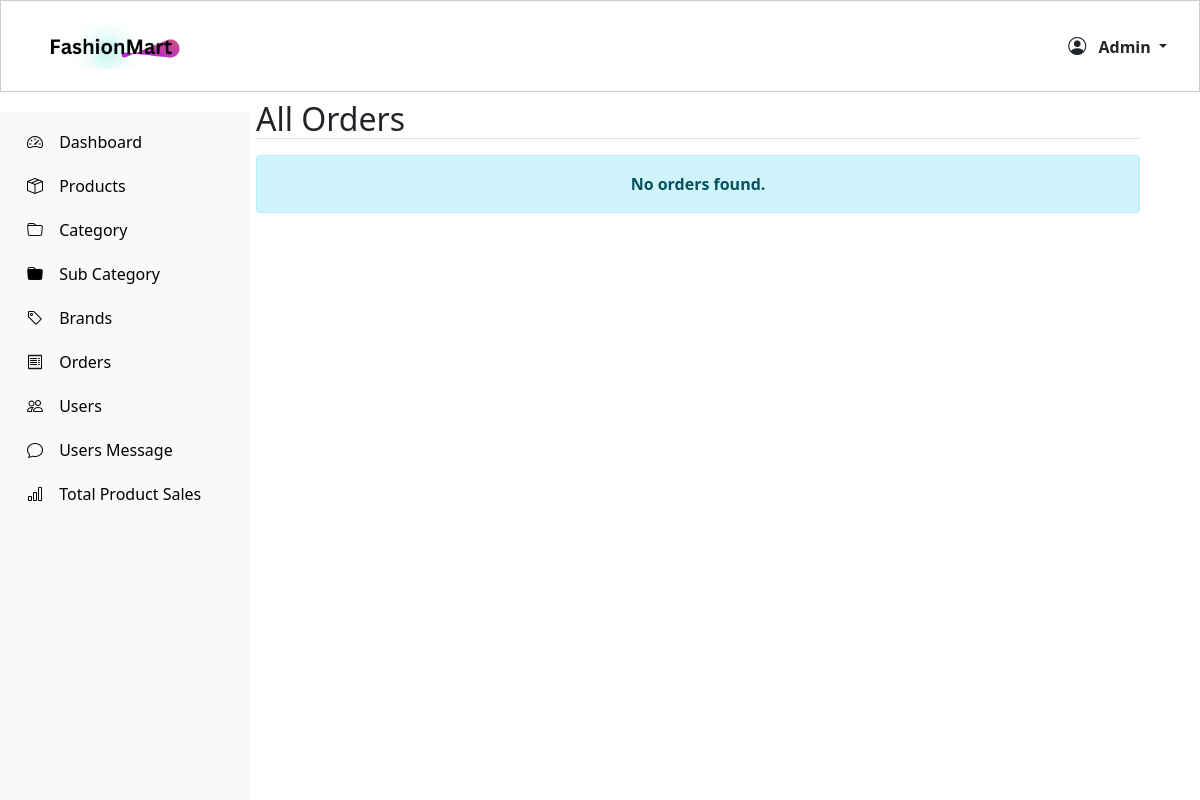
The app's page /adminDashboard/orders/, older data.
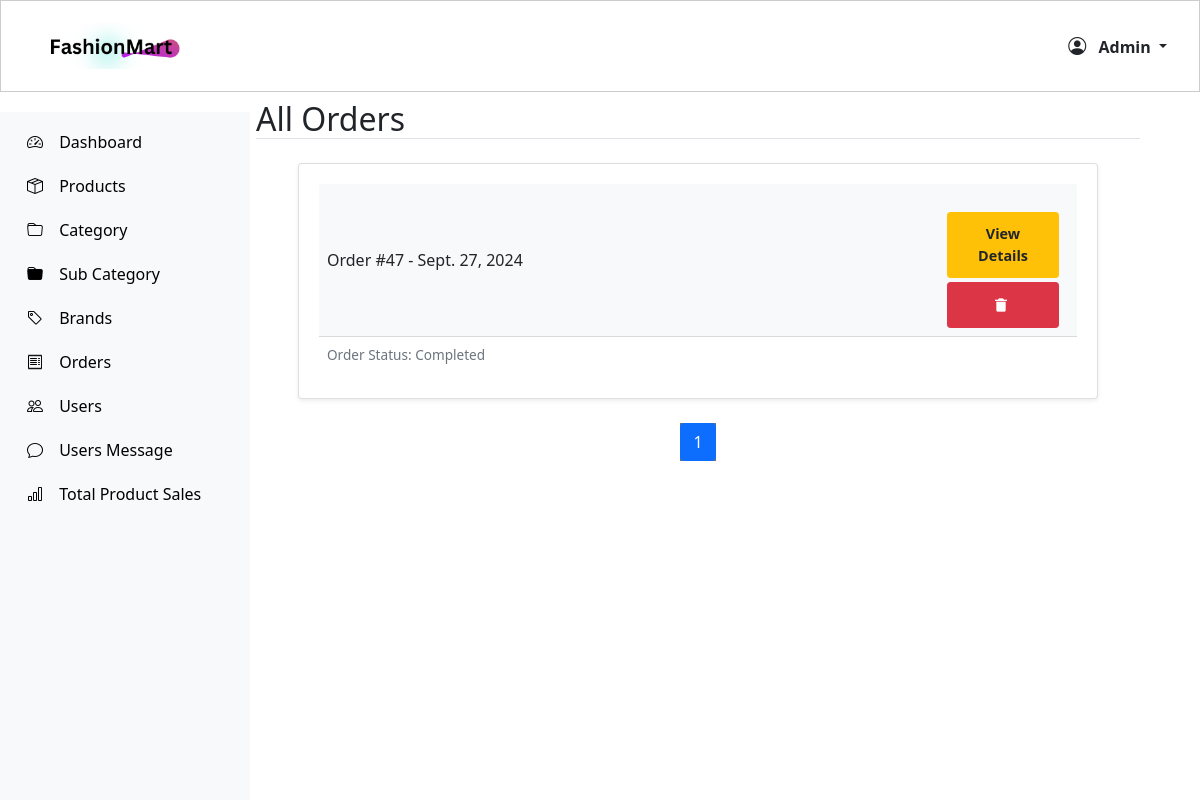
The same page, newer data.
### myeSite/models.py (models this page shows)
class UserOrder(models.Model):
    STATUS_CHOICES = [
        ('Pending', 'Pending'),
        ('Received', 'Received'),
        ('Completed', 'Completed'),
    ]
    user = models.ForeignKey(User, on_delete=models.CASCADE)
    shipping_add = models.CharField(max_length=100, default="drn")
    shipping_city = models.CharField(max_length=100, default="drn")
    fullname_ship = models.CharField(max_length=100, default="ram")
    shipping_option = models.CharField(max_length=100, default="standard")
    billing_add = models.CharField(max_length=100, default="brt")
    billing_city = models.CharField(max_length=100, default="brt")
    fullname_bill = models.CharField(max_length=100, default="shyam")
    contact_number = models.CharField(max_length=14, blank=False, null=False, default="9898989898")  # Add contact_number field
    order_date = models.DateField(default=datetime.datetime.today)
    total_amount = models.DecimalField(max_digits=10, decimal_places=2, default=0.00)
    status = models.CharField(max_length=20, choices=STATUS_CHOICES, default='Pending')

### myeSite/views.py (the view)
# urls.py: path('adminDashboard/orders/', views.Orders, name='orders'),
def Orders(request):
    orders = UserOrder.objects.all().prefetch_related('items__product').order_by('-id')
    paginator = Paginator(orders, 3)  # Show 10 orders per page
    page_number = request.GET.get('page')
    page_obj = paginator.get_page(page_number)
    context = {
        'orders': page_obj,
    }
    return render(request, 'myeSite/admin/orders.html', context)

### myeSite/context_processors.py (called while the page is built)
def categories_processor(request):
    categories = Category.objects.all().prefetch_related('subcategories')
    return {'categories': categories}

def wishlist_item_count(request):
    if request.user.is_authenticated:
        wishlist_item_count = Wishlist.objects.filter(user=request.user).count()
    else:
        wishlist_item_count = 0
    return {'wishlist_item_count': wishlist_item_count}

### myeSite/templates/myeSite/admin/orders.html (shortened to what this page needs)
{% extends "myeSite/admin/base.html" %}
{% load static %}
{% block content %}
<div class="container-fluid mt-2 mb-0">
    <h2 class="text-start border-bottom mb-3">All Orders</h2>
    {% if orders %}
    {% for order in orders %}
    <div class="main d-flex flex-column mb-4 mt-4">
        <div class="card shadow-sm card-custom-width">
            <div class="card-header bg-light text-dark d-flex justify-content-between align-items-center p-2">
                <h5 class="mb-0" style="font-size: 1rem;">Order #{{ order.id }} - {{ order.order_date }}</h5>
                <div class="buttons d-flex flex-column align-items-end">
                    <button class="btn btn-warning btn-sm mb-1 text-dark fw-bold" style="width: 7rem; font-size: 0.9rem;" type="button" data-bs-toggle="modal" data-bs-target="#orderDetailsModal{{ order.id }}">
                        View Details
                    </button>
                    <form action="{% url 'delete_order' order.id %}" method="POST" class="mb-0">
                        <button type="submit" class="btn btn-danger btn-sm" style="font-size: 0.9rem;">
                            <i class='bx bxs-trash-alt' style="font-size: 1rem; color:white;"></i>
                        </button>
                    </form>
                </div>
            </div>
            <div class="card-body p-2">
                <p class="text-muted mb-1" style="font-size: 0.85rem;">Order Status: {{ order.status }}</p>
            </div>
        </div>
    </div>
        {% endfor %}
         <nav aria-label="Page navigation">
            <ul class="pagination justify-content-center">
                {% for num in orders.paginator.page_range %}
                    {% if orders.number == num %}
                    <li class="page-item active" aria-current="page"><span class="page-link">{{ num }}<span class="sr-only">(current)</span></span></li>
                    {% else %}
                    <li class="page-item"><a class="page-link" href="?page={{ num }}">{{ num }}</a></li>
                    {% endif %}
                {% endfor %}
            </ul>
        </nav>
    {% else %}
        <div class="alert alert-info text-center">
            <strong>No orders found.</strong>
        </div>
    {% endif %}
</div>
{% endblock %}

Row changes from the older to the newer data that the page shows:
added UserOrder: id "47", order_date "Sept. 27, 2024", status "Completed"
Text that changed along with them:
new list line: "1"
text no longer shown: "No orders found."
